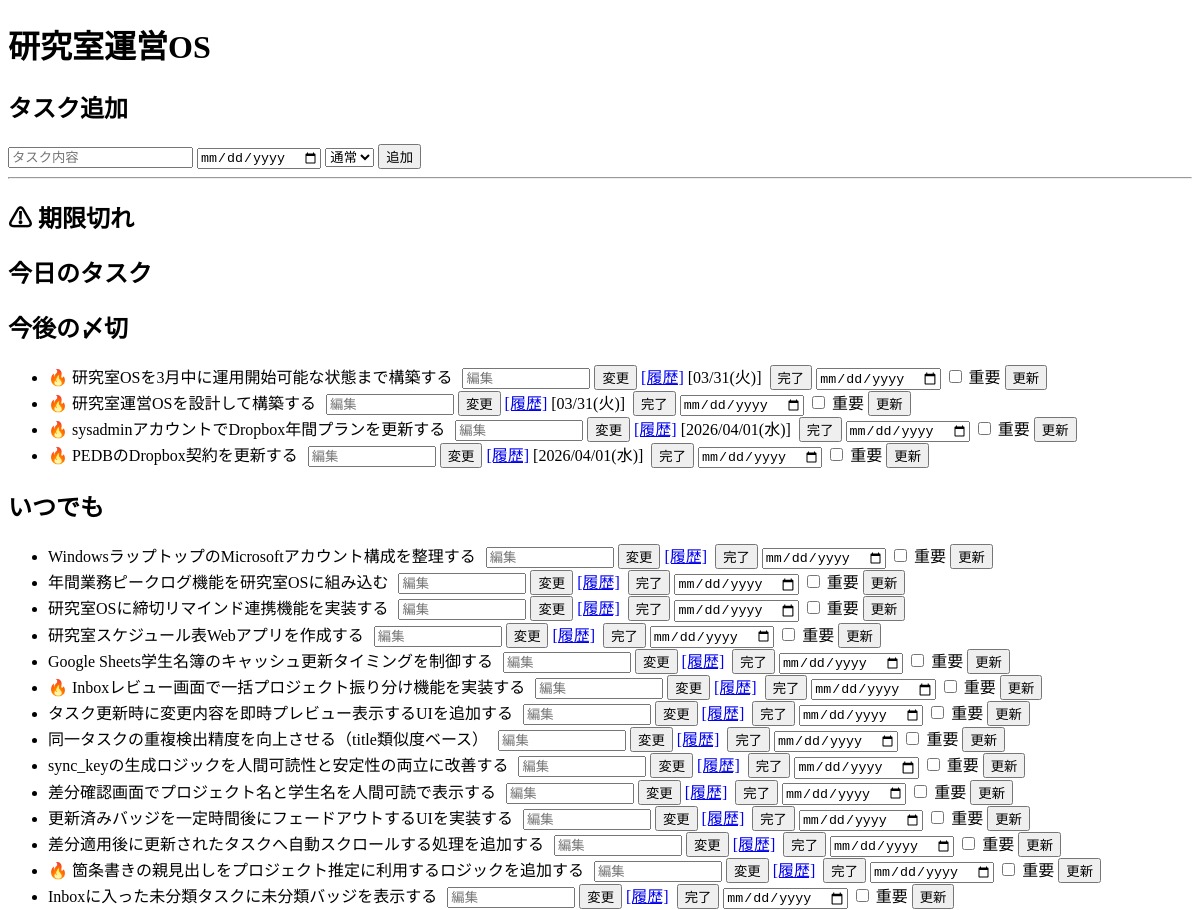
Before: /project/2 (upper part) with the older database file.
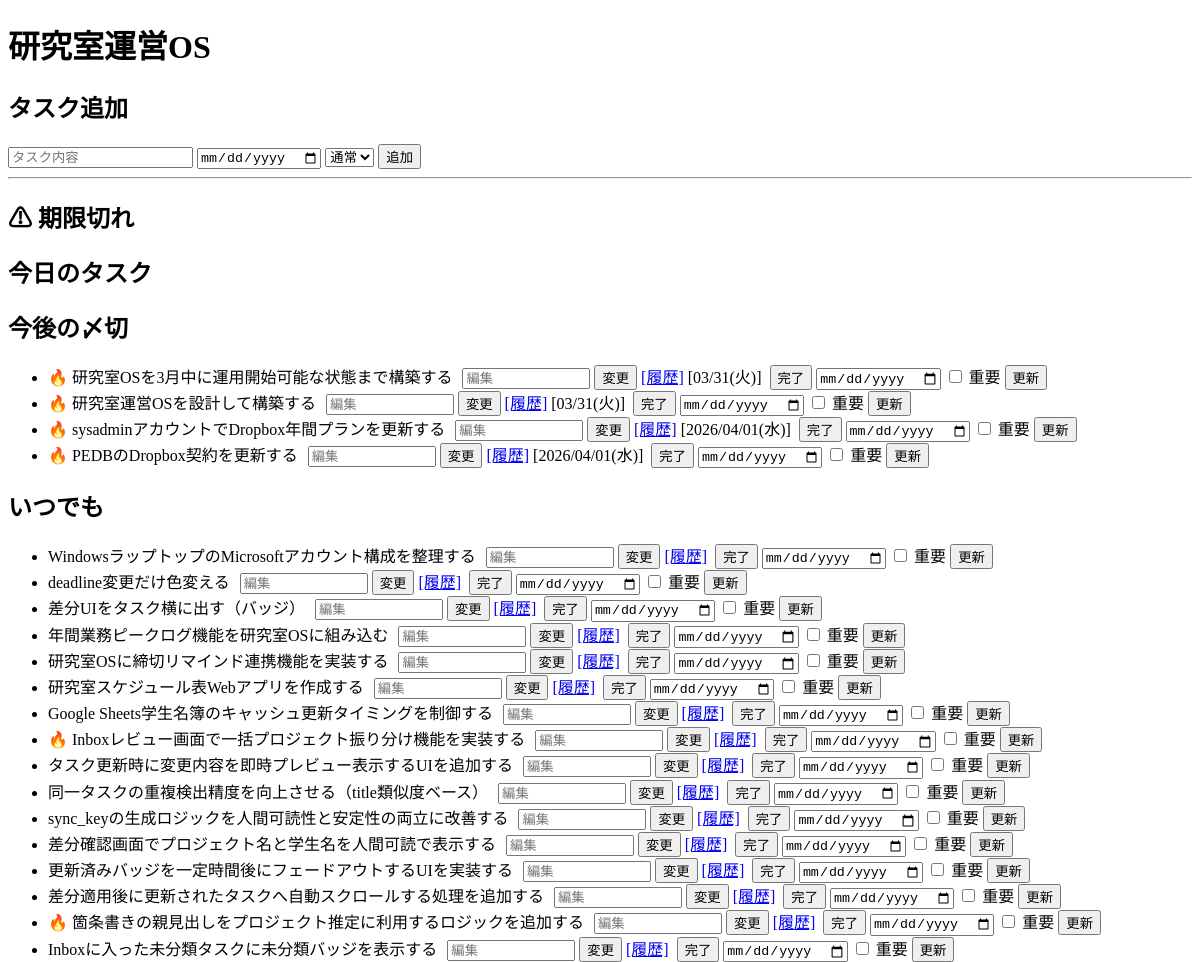
After: the same page with the newer database file.
### tables this page shows
CREATE TABLE tasks (
            id INTEGER PRIMARY KEY AUTOINCREMENT,
            title TEXT,
            status TEXT,
            deadline TEXT,
            original_deadline TEXT,
            project_id INTEGER,
            student_id INTEGER,
            priority TEXT DEFAULT 'medium',
            sync_key TEXT,
            source_type TEXT,
            source_updated_at TEXT,
            archived INTEGER DEFAULT 0
        );

### flask_app.py (the view, shortened to what this page needs)
@app.route("/project/<int:project_id>")
def project_detail(project_id):
    task_id_filter = request.args.get("task_id", type=int)
    conn = get_db()
    c = conn.cursor()
    today_str = c.execute("SELECT date('now')").fetchone()[0]
    project = c.execute("SELECT * FROM projects WHERE id=?", (project_id,)).fetchone()
    all_tasks = c.execute(
        """
        SELECT id AS task_id, title, status, deadline, priority, archived,
               original_deadline, sync_key, source_type, source_updated_at
        FROM tasks
        WHERE project_id=?
        ORDER BY deadline IS NULL, deadline
        """,
        (project_id,),
    ).fetchall()
    all_tasks = apply_format(all_tasks)
    classified = classify_tasks(all_tasks, today_str)
    overdue_tasks = classified["overdue_tasks"]
    today_tasks = classified["today_tasks"]
    future_tasks = classified["future_tasks"]
    anytime_tasks = classified["anytime_tasks"]
    done_tasks = classified["done_tasks"]
    archived_tasks = []
    if task_id_filter:
        history = c.execute(
            """
        SELECT th.task_id, t.title AS task_title, th.old_deadline, th.new_deadline, th.changed_at
        FROM task_history th
        LEFT JOIN tasks t ON th.task_id = t.id
        WHERE th.task_id=?
        ORDER BY th.changed_at DESC
        """,
            (task_id_filter,),
        ).fetchall()
    else:
        history = c.execute(
            """
            SELECT th.task_id, t.title AS task_title, th.old_deadline, th.new_deadline, th.changed_at
            FROM task_history th
            LEFT JOIN tasks t ON th.task_id = t.id
            WHERE th.task_id IN (
                SELECT id FROM tasks WHERE project_id=?
            )
            ORDER BY th.changed_at DESC
        """,
            (project_id,),
        ).fetchall()
    notes = c.execute(
        """
        SELECT id, title, content, scrapbox_url, created_at
        FROM notes
        WHERE project_id=?
        ORDER BY created_at DESC
    """,
        (project_id,),
    ).fetchall()
    conn.close()
    return render_template(
        "project_detail.html",
        project=project,
        tasks=all_tasks,
        overdue_tasks=overdue_tasks,
        today_tasks=today_tasks,
        future_tasks=future_tasks,
        anytime_tasks=anytime_tasks,
        done_tasks=done_tasks,
        archived_tasks=archived_tasks,
        notes=notes,
        history=history,
        students=STUDENTS_DATA,
    )

### flask_app.py (called while the page is built)
def get_db():
    BASE_DIR = os.path.dirname(os.path.abspath(__file__))
    conn = sqlite3.connect(
        os.path.join(BASE_DIR, "db.sqlite3"), timeout=5, check_same_thread=False
    )
    conn.row_factory = sqlite3.Row
    conn.execute("PRAGMA journal_mode=WAL;")
    conn.execute("PRAGMA busy_timeout=5000;")
    return conn

def format_date_jp(date_str):
    if not date_str:
        return None
    from datetime import datetime
    weekdays_jp = ["月", "火", "水", "木", "金", "土", "日"]
    try:
        dt = datetime.strptime(date_str, "%Y-%m-%d")
    except Exception:
        return date_str
    today = datetime.now()
    fiscal_year = today.year if today.month < 4 else today.year + 1
    start = datetime(fiscal_year - 1, 4, 1)
    end = datetime(fiscal_year, 3, 31)
    w = weekdays_jp[dt.weekday()]
    if start <= dt <= end:
        return dt.strftime(f"%m/%d({w})")
    else:
        return dt.strftime(f"%Y/%m/%d({w})")

### templates/project_detail.html (shortened to what this page needs)
<!DOCTYPE html>
<html>
<head>
</head>
<body>
{% macro edit_form(task_id) %}
    <form action="/edit_task_title" method="post" style="display:inline; margin-left:6px;">
        <input type="text" name="title" placeholder="編集" style="width:120px;">
        <button type="submit">変更</button>
    </form>
{% endmacro %}
<h1>{{ project["name"] }}</h1>
<h2>タスク追加</h2>
<form action="/add_task" method="post">
    <input name="title" placeholder="タスク内容">
    <input type="date" name="deadline">
    <select name="priority">
        <option value="medium" selected>通常</option>
    </select>
    <button type="submit">追加</button>
</form>
<hr>
<h2>⚠ 期限切れ</h2>
<h2>今日のタスク</h2>
<h2>今後の〆切</h2>
<ul>
{% for t in future_tasks %}
    <li class="task-title-scope">
        {% if t["priority"] == "high" %}🔥{% endif %}
        {{ t["title"] }}
        {{ edit_form(t["task_id"]) }}
        <a href="/project/{{ project["id"] }}?task_id={{ t["task_id"] }}">[履歴]</a>
        {% if t["deadline_display"] %}[{{ t["deadline_display"] }}]{% endif %}
        <form action="/done/{{ t["task_id"] }}" method="post" style="display:inline; margin-left:4px">
            <button type="submit">完了</button>
        </form>
        <form action="/update_task" method="post" style="display:inline;">
            <input type="date" name="deadline">
            <label>
                <input type="checkbox" name="priority" value="high">
                重要
            </label>
            <button type="submit">更新</button>
        </form>
    </li>
{% endfor %}
</ul>
<h2>いつでも</h2>
<ul>
{% for t in anytime_tasks %}
    <li class="task-title-scope">
        {% if t["priority"] == "high" %}🔥{% endif %}
        {{ t["title"] }}
        {{ edit_form(t["task_id"]) }}
        <a href="/project/{{ project["id"] }}?task_id={{ t["task_id"] }}">[履歴]</a>
        <form action="/done/{{ t["task_id"] }}" method="post" style="display:inline; margin-left:4px">
            <button type="submit">完了</button>
        </form>
        <form action="/update_task" method="post" style="display:inline;">
            <input type="date" name="deadline">
            <label>
                <input type="checkbox" name="priority" value="high">
                重要
            </label>
            <button type="submit">更新</button>
        </form>
    </li>
{% endfor %}
</ul>
<a href="/projects">← Projects</a><br>
</body>
</html>

Changed rows visible on the page:
added tasks: title "deadline変更だけ色変える", shown under "いつでも"
added tasks: title "差分UIをタスク横に出す（バッジ）", shown under "いつでも"
